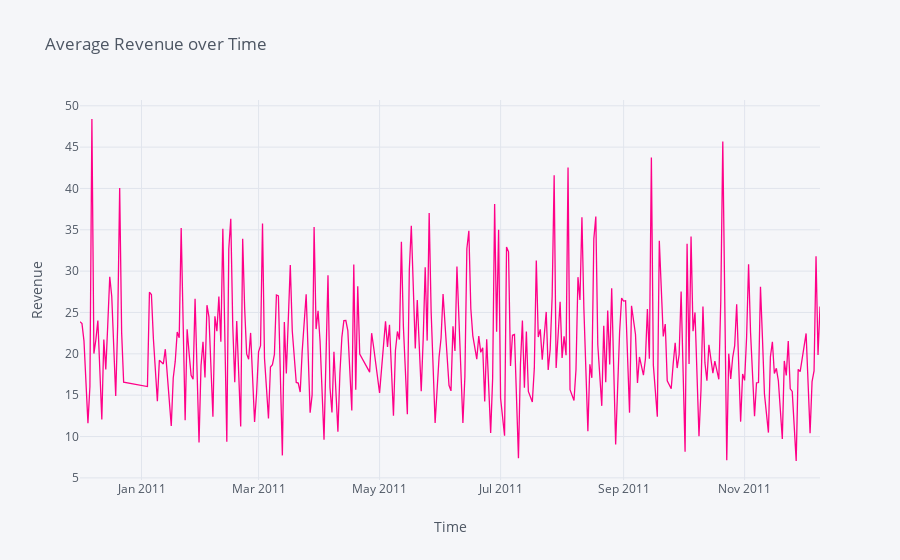

Notebook cell for this chart:
### Code cell
# create df: total revenue per date
revenue_date_not_round = data4.groupby('Date')['Revenue'].mean().reset_index()
revenue_date = revenue_date_not_round.round(2)

# check for outliers: any z-score greater than 3 or less than -3 is considered to be an outlier 
z_1 = np.abs(stats.zscore(revenue_date.Revenue))
 
print('The outlier array:', np.where((z_1 > 3) | (z_1 < -3))) # array contains the list of row numbers
print('The cltv value of the first outlier is:', revenue_date.Revenue[26])
print('The cltv value of the second:', revenue_date.Revenue[29])
print('The cltv value of the third:', revenue_date.Revenue[149])
print('The cltv value of the fourth:', revenue_date.Revenue[235])

# line_plot + remove outliers 
revenue_date_result = revenue_date[(revenue_date.Revenue != 71.81) & (revenue_date.Revenue != 49.39) 
                                   & (revenue_date.Revenue != 84.2) & (revenue_date.Revenue != 71.71)] 

revenue_date_result.iplot(kind='line', x='Date', xTitle='Time', yTitle='Revenue', 
           title='Average Revenue over Time', color='pink')

### Figure 1 — Plotly figure (JSON) as saved in the notebook; plotly's stock layout.template omitted (floating-point values rounded to 4 significant figures; data arrays with more than 128 entries replaced by an {"elided": "..."} marker saying what was removed)
{"data": [{"line": {"color": "rgba(255, 0, 136, 1.0)", "dash": "solid", "shape": "linear", "width": 1.3}, "mode": "lines", "name": "Revenue", "text": "", "type": "scatter", "x": {"elided": "301 str values"}, "y": {"elided": "301 float values"}}], "layout": {"legend": {"bgcolor": "#F5F6F9", "font": {"color": "#4D5663"}}, "paper_bgcolor": "#F5F6F9", "plot_bgcolor": "#F5F6F9", "title": {"font": {"color": "#4D5663"}, "text": "Average Revenue over Time"}, "xaxis": {"gridcolor": "#E1E5ED", "showgrid": true, "tickfont": {"color": "#4D5663"}, "title": {"font": {"color": "#4D5663"}, "text": "Time"}, "zerolinecolor": "#E1E5ED"}, "yaxis": {"gridcolor": "#E1E5ED", "showgrid": true, "tickfont": {"color": "#4D5663"}, "title": {"font": {"color": "#4D5663"}, "text": "Revenue"}, "zerolinecolor": "#E1E5ED"}}}
